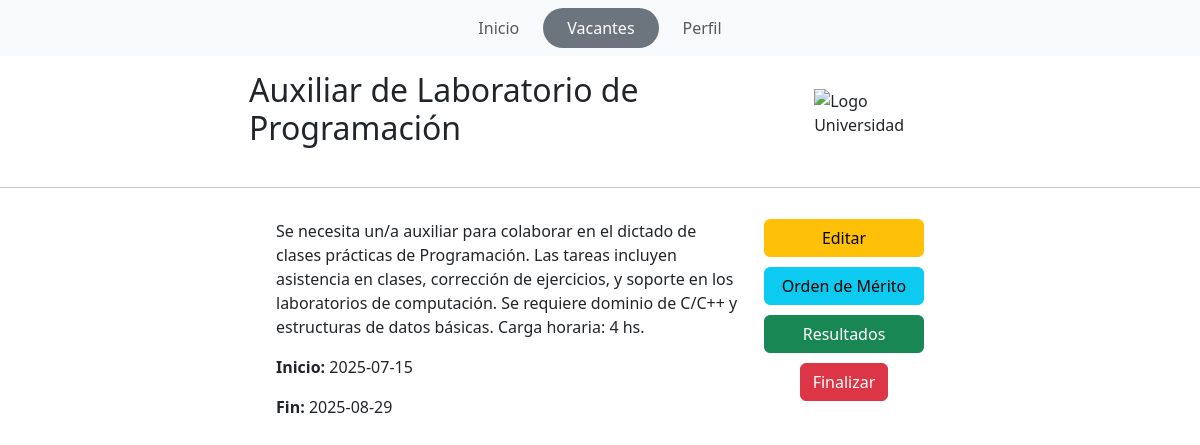
The page /php/unavacante.php?id=4 (signed in) on the database its author committed.
### tables this page shows
CREATE TABLE `vacante` (
  `ID` int(11) NOT NULL,
  `estado` varchar(256) NOT NULL,
  `descripcion` varchar(525) NOT NULL,
  `fecha_ini` date NOT NULL,
  `fecha_fin` date NOT NULL,
  `titulo` varchar(150) NOT NULL
);

### php/unavacante.php (the view, shortened to what this page needs)
<?php
require("conection.php");
$idVacante = intval($_GET['id']);
$sql = "SELECT * FROM vacante WHERE id = $idVacante";
$resultado = mysqli_query($conn, $sql);
$vacante = mysqli_fetch_assoc($resultado);
?>
<!DOCTYPE html>
<html lang="es">
<head>
  <link href="https://cdn.jsdelivr.net/npm/bootstrap@5.3.3/dist/css/bootstrap.min.css" rel="stylesheet">
  <link href="../css/estilosunavacante.css" rel="stylesheet">
  <link href="https://cdn.jsdelivr.net/npm/bootstrap-icons@1.10.5/font/bootstrap-icons.css" rel="stylesheet">
</head>
<body >
    <nav class="navbar navbar-expand-lg navbar-light bg-light">
    <div class="container">
      <div class="collapse navbar-collapse justify-content-center">
        <ul class="navbar-nav">
          <li class="nav-item">
            <a class="nav-link px-4 " href="../index.php">Inicio</a>
          </li>
          <li class="nav-item">
            <a class="nav-link active rounded-pill px-4 bg-secondary text-white" href="vacantes.php">Vacantes</a>
          </li>
          <li class="nav-item">
            <a class="nav-link px-4" href="../php/perfil.php">Perfil</a>
          </li>
        </ul>
      </div>
    </div>
  </nav>
<div class="contenedor">
<div class="cabecera">
  <?php
  echo "<h2>". $vacante['titulo'] ."</h2>";
  ?>
 <img src="https://encrypted-tbn0.gstatic.com/images?q=tbn:ANd9GcT_FEqjavcxlrifqvl75bLKmY4my0fdwLqDmQ&s" alt="Logo Universidad" class="imagen">
</div>
</div>
<hr>
<div class="contenedor">
  <div class="columna">
    <?php
      echo "<p> ". $vacante['descripcion'] . "</p>";
      echo "<p><strong>Inicio: </strong> " . $vacante['fecha_ini'] ."</p>";
      echo "<p><strong>Fin: </strong>" . $vacante['fecha_fin'] ."</p>";
    ?>
  </div>
  <div class="columna-botones">
  <div class="contenedor-botones">
    <?php if (isset($_SESSION['rol']) && $_SESSION['rol'] == 1): ?>
      <a href="editar_vacante.php?id=<?= $vacante['ID'] ?>" class="btn btn-warning">Editar</a>
      <a href="orden_de_merito.php?id=<?= $vacante['ID'] ?>" class="btn btn-info">Orden de Mérito</a>
      <a href="resultados.php?id=<?= $vacante['ID'] ?>" class="btn btn-success">Resultados</a>
      <button type="button" class="btn btn-danger" data-bs-toggle="modal" data-bs-target="#finalizarModal">Finalizar</button>
    <?php endif; ?>
  </div>
</div>
</body>
</html>

### css/estilosunavacante.css (style rules this page uses)
.imagen { max-width: 800px; }
.contenedor { display: flex; justify-content: center; padding: 15px; gap: 20px; width: 100%; }
.columna { display: flex; flex-direction: column; width: 40%; }
.contenedor-botones { display: flex; flex-direction: column; align-items: center; gap: 10px; }
.contenedor-botones a { width: 160px; text-align: center; }
.cabecera { display: flex; justify-content: space-between; align-items: center; width: 60%; }

### rows shown on the page
vacante: titulo "Auxiliar de Laboratorio de Programación", descripcion "Se necesita un/a auxiliar para colaborar en el dictado de clases prácticas de Programación. Las tareas incluyen asistencia en clases, corrección de ejercicios, y soporte en los laboratorios de computación. Se requiere dominio de C/C++ y estructuras de datos básicas. Carga horaria: 4 hs.", fecha_ini "2025-07-15", fecha_fin "2025-08-29"
